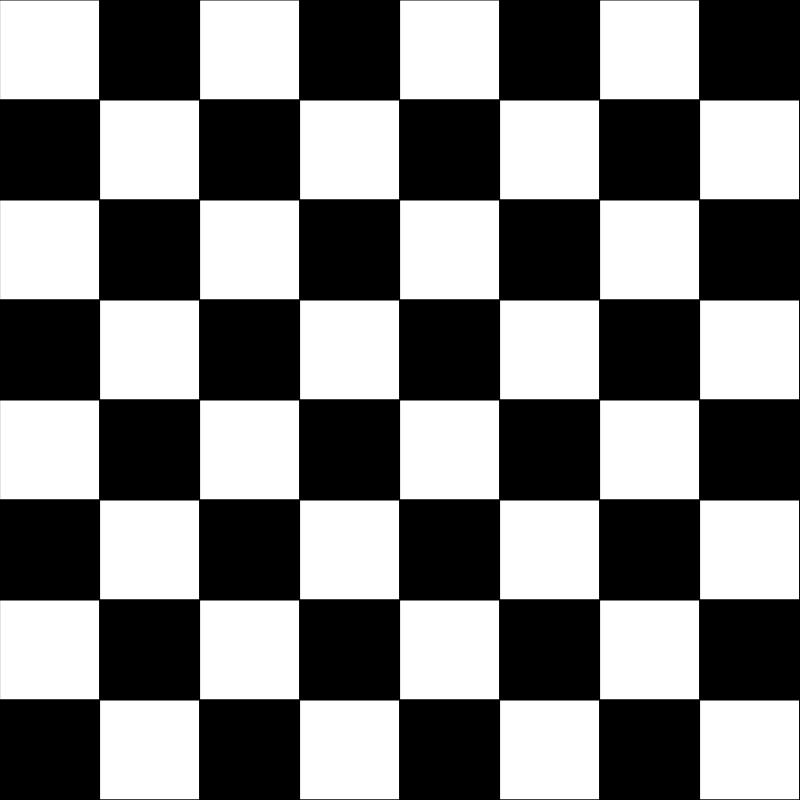
Frame 1 (no input)
Frame 60 (no input): identical to frame 1, image omitted
Frame 120 (the mouse pressed at the canvas centre since frame 60): identical to frame 1, image omitted

The p5.js sketch that drew this single still picture (run headless with seeded random() and noise() and a simulated clock; from frame 60 on, the mouse is pressed at the canvas centre):

// p5.js sketch
// ── sketch.js
let chessboardSize = 800;
let columns = 8;
let rows = 8;
let counter = 0;

let colourList = ["white", "black"];
let numberList = ['8', '7', '6', '5', '4', '3', '2', '1'];
let letterList = ['a', 'b', 'c', 'd', 'e', 'f', 'g', 'h'];

let theBoard = [
  ['', '', '', '', '', '', '', ''],
  ['', '', '', '', '', '', '', ''],
  ['', '', '', '', '', '', '', ''],
  ['', '', '', '', '', '', '', ''],
  ['', '', '', '', '', '', '', ''],
  ['', '', '', '', '', '', '', ''],
  ['', '', '', '', '', '', '', ''],
  ['', '', '', '', '', '', '', '']
];


function setup() {
  createCanvas(chessboardSize, chessboardSize);
}

function draw() {
  drawChessboard();
  designateCoordinates();
  console.log(theBoard);
}

function drawChessboard() {
  for (let i = 0; i <= 8; i++) {
    for (let j = 0; j <= 8; j++) {
      fill(colourList[counter]);
      rect(i*chessboardSize/rows, j*chessboardSize/columns, chessboardSize/rows, chessboardSize/columns);
      
      if (counter === 0) {
        counter ++;
      } else if (counter === 1) {
        counter --;
      }
    }
  }
  counter--;
}

function designateCoordinates() {
  for (let j = 0; j < rows; j++) {
    for (let i = 0; i < columns; i++) {
      property = {
        x: letterList[j],
        y: numberList[i],
      }
      theBoard[i][j] = property;
    }
  }
}

function setUpPieces() {

}
